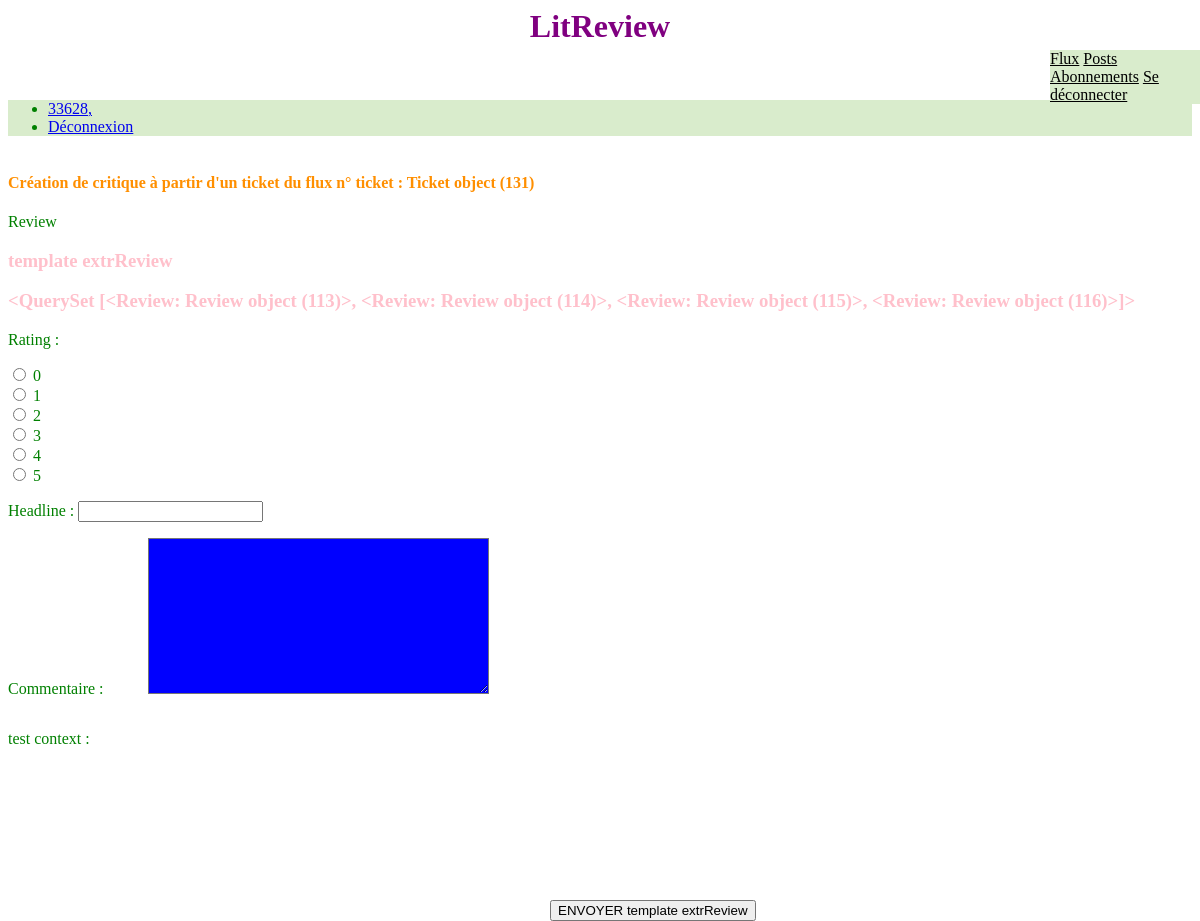
The page /131/CreatReview/ (signed in) on the database its author committed.
### app_crit/models.py (models this page shows, shortened)
class Ticket(models.Model):
    title = models.CharField(max_length=128)
    description = models.TextField(max_length=2048, blank=True)
    user = models.ForeignKey(to=settings.AUTH_USER_MODEL, on_delete=models.CASCADE)
    image = models.ImageField(null=True, blank=True)
    time_created = models.DateTimeField(auto_now_add=True) #, auto_now=False, default=django.utils.timezone.now())
    IMAGE_MAX_SIZE = (400, 400) # valeur et largeur de pixel dans une constante de class

class Review(models.Model):
    ticket = models.ForeignKey(to=Ticket, on_delete=models.CASCADE)
    rating = models.PositiveSmallIntegerField(validators=[MinValueValidator(0), MaxValueValidator(5)])
    user = models.ForeignKey(to=settings.AUTH_USER_MODEL, on_delete=models.CASCADE)
    headline = models.CharField(max_length=128)
    body = models.TextField(max_length=8192, blank=True, verbose_name="Commentaire")
    time_created = models.DateTimeField(auto_now_add=True)

### app_crit/views.py (the view)
# urls.py: path("<int:id>/CreatReview/", indexReview, name='creatReview'),
def indexReview(request,id):
     ticketReview = Ticket.objects.get(id=id)   # obtenir l'enregistrement(objet) du modele Ticket ayant comme id,
     form = ReviewForm(request.POST or None)
     messages = "enregistrement ok"
     reviews_to_my_tickets = Review.objects.filter(ticket__user_id=request.user.id)
     if form.is_valid() :
            review = form.save(commit=False)
            review.user = request.user
            review.ticket = ticketReview
            review.save()
            return redirect('posts')
     context = {
         'form': form,
         'messages': messages,
         'reviews_to_my_tickets': reviews_to_my_tickets,
         'ticketReview': ticketReview,
     }
     return render(request, 'creatReview.html', context=context )

### app_crit/formulaire.py
class ReviewForm(ModelForm):
    rating = forms.IntegerField(
        widget=forms.RadioSelect(
            choices=((i, i) for i in range(0, 6))
        )
    )
    class Meta:
        model = Review
        fields = ['rating', 'headline', 'body']
        widgets ={
                'headline': forms.TextInput(
                attrs={
                    'class': 'review_form_headline'
                }
                ),
                'body': forms.Textarea(
                attrs={
                    'class': 'review_form_body'
                }
                ),
        }

### app_crit/templates/creatReview.html (shortened to what this page needs)
{% extends "base.html" %}
{% block content %}
<div class="review">
<form method="post" enctype="multipart/form-data" class="review">
    <div class="cl_review">
    <h4>Création de critique à partir d'un ticket du flux n° ticket : {{ ticketReview }} </h4>
        {% include "extrait/extrReview.html" %}
            <p> test context : {{ test2 }}</p>
    </div>
{% endblock %}

### templates/base.html (shortened to what this page needs)
{% load static %}
<html lang="en">
  <head>
      <link rel="stylesheet" href=" {% static 'app_crit/styles.css' %} ">
  </head>
   <body>
    <div style="color: green;">
    <h1 id="base_title">LitReview</h1>
    {% if user.is_authenticated %}
         <div style="color:red;background-color:D9ECCC ; position: absolute; top: 50px; left: 1050px;">
        <nav class="cl_base_menu" >
            <a style="color: black;" href="{% url 'flux' %}">Flux</a>
            <a style="color: black;" href="{% url 'posts' %}">Posts</a>
            <a style="color: black;" href="{% url 'abonnement' %}">Abonnements</a>
            <a style="color: black;" href="{% url 'logout' %}">Se déconnecter</a>
        </nav>
        </div>
        <br>
        {% endif %}
      <div class="collapse navbar-collapse" id="navbarsExampleDefault">
        <ul class="navbar-nav ml-auto" style=" display: flex; flex-direction: column ; background-color:D9ECCC ;">
          {% if user.is_authenticated %}
          <li class="nav-item active">
            <a class="nav-link" href="#">{{user}},</a>
          </li>
          <li class="nav-item active">
            <a class="nav-link" href="{% url 'logout' %}">Déconnexion</a>
          </li>
          {% endif %}
        </ul>
    </div>
    <main role="main" class="container">
        <div>
        {% block content %}
        {% endblock %}
      </div>
    </main>
   </div>
   </body>
</html>

### app_crit/templates/extrait/extrReview.html (shortened to what this page needs)
{% load widget_tweaks %}
{% block header_page %}
<div class="header_page">
    <span class="header_page__title">Review</span>
</div>
{% endblock %}
{% block content %}
<h3 class="review_form_mess"> {{message}} template  extrReview</h3>
<h3> {{reviews_to_my_tickets}} </h3>
<form method="post" enctype="multipart/form-data" id="creat_review">
    {{ form.as_p }}
    <button type="submit" class="review_form_btn"> ENVOYER template  extrReview </button>
</form>
</div>
{% endblock %}

### app_crit/static/app_crit/styles.css (style rules this page uses)
#base_title { text-align: center; color: purple; }
body { font-family:'Times New Roman', Times, serif; }
h1 { color: green; }
h3 { color: pink; }
h4 { color: #FF8F00; }
form { display:flex; flex-direction: column; }
.review_form_headline { color: pink; }
.review_form_body { margin-left: 40px; background-color: blue; color: red; }
.review_form_mess { text-orientation: inherit; }
.review_form_btn { position: absolute; top: 900px; left: 550px; }

### rows shown on the page
Ticket: id "Ticket object (131)"
Review: id "<QuerySet [<Review: Review object (113)>, <Review: Review object (114)>, <Review: Review object (115)>, <Review: Review object (116)>]>"

### other values the page prints
{{ user }} "33628"
